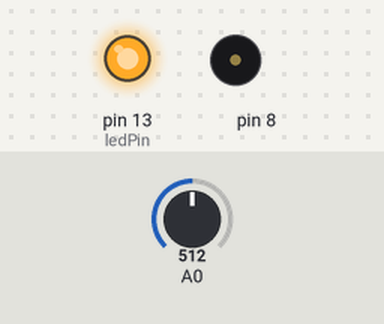
Bench run of a sketch on a simulated Arduino Uno, built with avr-gcc and run on an emulated ATmega328P. Shown: output pins drawn as LEDs (lit = HIGH), buzzer (waves = sounding). Inputs (shaded band) come from the test bench; at power-on: A0 = 512.

Above: at 0.1 s.
At 5.1 s:
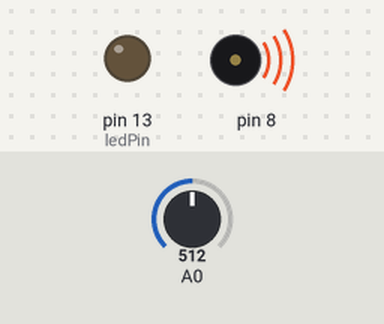
Timing chart, 0 to 6.6 s (numbered marks = the images above):
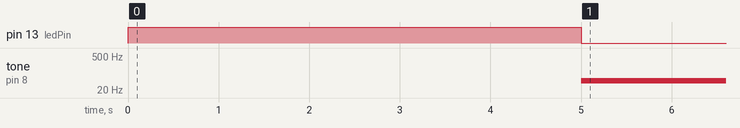

Measured:
- by itself, tone on pin 8: silent → 49 Hz at 5.0 s

The sketch:

light_theremin.ino
```cpp
/*
 *    This simple arduino project uses a phototransistor and a piezo to create sound.
 * The user can vary the sound's pitch by altering the amount of light received by the
 * phototransistor. Some essential functions include "map" and "tone".
 *
 * Author: Noah Wagnon
 * Date created: 08 May 2019
 * Date last modified: 08 May 2019
 *
 */

int sensorValue;  // create a variable used to store the analog readings
int sensorLow = 1023;  // low and high will be updated during calibration below
int sensorHigh = 0;
const int ledPin = 13; //LED pin will be on during calibration, off otherwise

//NOTE: these variables dictate max and min pitch played. Can be changed
int minPitch = 50;
int maxPitch = 400;


//Setup is used for calibration
void setup() {

  pinMode(ledPin, OUTPUT);
  digitalWrite(ledPin, HIGH); // Turn on LED to indicate calibration

  // while loop gives sensor 5 seconds to create a min and max reading
  while (millis() < 5000) {
    sensorValue = analogRead(A0);
    if (sensorValue > sensorHigh) sensorHigh = sensorValue;
    if (sensorValue < sensorLow) sensorLow = sensorValue;
  }

  digitalWrite(ledPin, LOW); //turn off LED to indicate calibration is finished

}

// loop goes forever and emits the appropriate sound;
void loop() {

  sensorValue = analogRead(A0);// read in the value from phototransistor

  //map function assigns sensor values to appropriate pitches
  int pitch = map(sensorValue, sensorLow, sensorHigh, minPitch, maxPitch);

  tone(8, pitch, 20);//emits sound at "pitch" to pin 8 for 20 ms

  delay(10); //allow 10ms for

}
```
